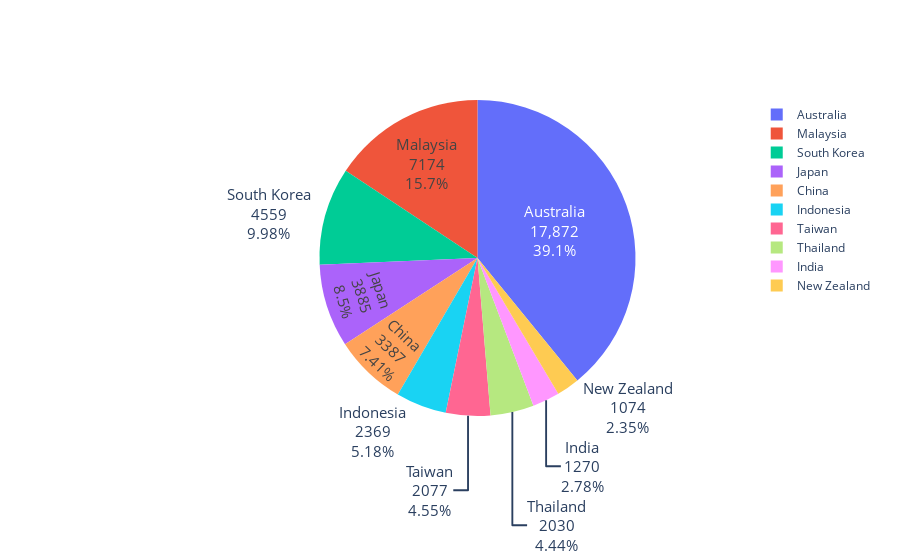

This figure's notebook cell:
### Code cell
import plotly.graph_objects as go

# Calculate frequency of each category
category_counts = top_10_booking_origin


# Create an interactive pie chart
fig = go.Figure(
    data=[go.Pie(
        labels=category_counts.keys(), 
        values=category_counts.values, 
        hoverinfo='label+percent+value',  # Customize hover information
        textinfo='label+percent+value',         # Display category and percentage
        textfont_size=15
    )]
)

# Show the chart
fig.show()

### Figure 1 — Plotly figure (JSON) as saved in the notebook; plotly's stock layout.template omitted (floating-point values rounded to 4 significant figures)
{"data": [{"hoverinfo": "label+percent+value", "labels": ["Australia", "Malaysia", "South Korea", "Japan", "China", "Indonesia", "Taiwan", "Thailand", "India", "New Zealand"], "textfont": {"size": 15}, "textinfo": "label+percent+value", "type": "pie", "values": [17872, 7174, 4559, 3885, 3387, 2369, 2077, 2030, 1270, 1074]}], "layout": {}}
